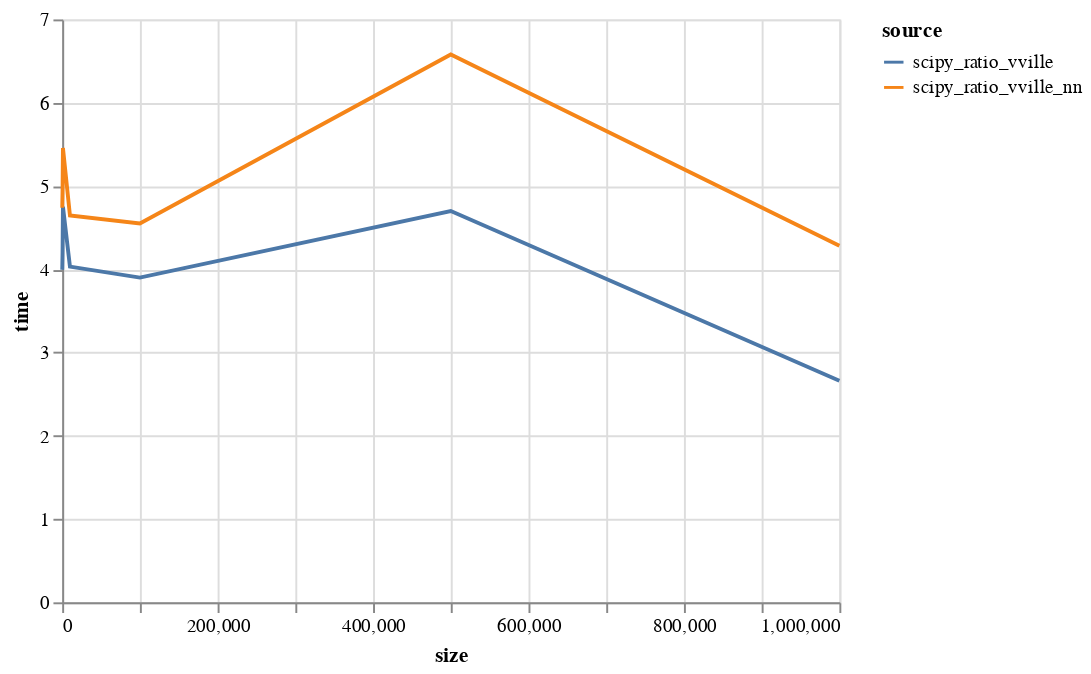

The notebook cell saved with this chart:
### Code cell
alt.Chart(ratio_data).mark_line().encode(x="size", y="time", color="source")

### Figure 1 — Vega-Lite specification as saved in the notebook (floating-point values rounded to 4 significant figures)
{"config": {"view": {"continuousWidth": 400, "continuousHeight": 300}}, "data": {"name": "data-746482314f6a2edfe83ac36d78196b70"}, "mark": "line", "encoding": {"color": {"field": "source", "type": "nominal"}, "x": {"field": "size", "type": "quantitative"}, "y": {"field": "time", "type": "quantitative"}}, "$schema": "https://vega.github.io/schema/vega-lite/v4.17.0.json", "datasets": {"data-746482314f6a2edfe83ac36d78196b70": [{"size": 100, "source": "scipy_ratio_vville", "time": 3.995}, {"size": 100, "source": "scipy_ratio_vville_nn", "time": 4.739}, {"size": 500, "source": "scipy_ratio_vville", "time": 4.203}, {"size": 500, "source": "scipy_ratio_vville_nn", "time": 4.943}, {"size": 1000, "source": "scipy_ratio_vville", "time": 4.75}, {"size": 1000, "source": "scipy_ratio_vville_nn", "time": 5.456}, {"size": 10000, "source": "scipy_ratio_vville", "time": 4.032}, {"size": 10000, "source": "scipy_ratio_vville_nn", "time": 4.646}, {"size": 100000, "source": "scipy_ratio_vville", "time": 3.9}, {"size": 100000, "source": "scipy_ratio_vville_nn", "time": 4.55}, {"size": 500000, "source": "scipy_ratio_vville", "time": 4.7}, {"size": 500000, "source": "scipy_ratio_vville_nn", "time": 6.58}, {"size": 1000000, "source": "scipy_ratio_vville", "time": 2.662}, {"size": 1000000, "source": "scipy_ratio_vville_nn", "time": 4.281}]}}
